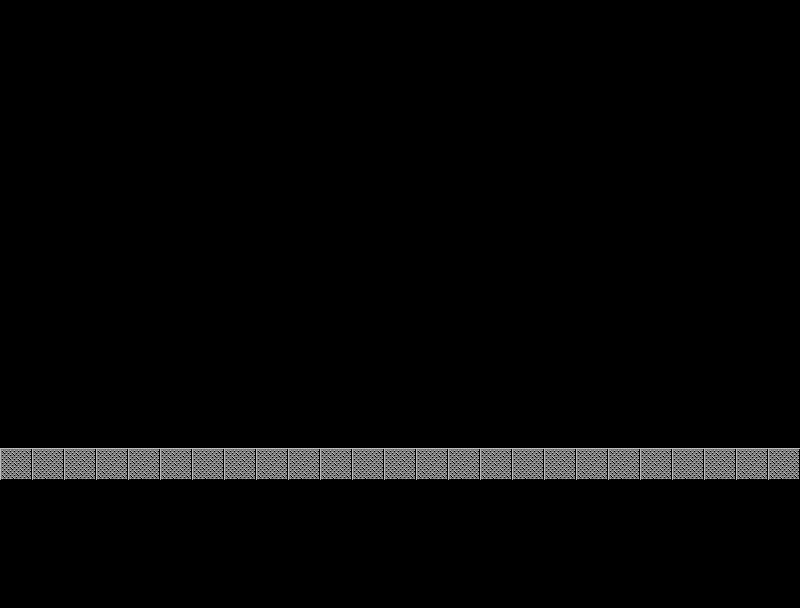

A 2D game scene composited from a Tiled map and its tileset images. What follows is a short description and the map's XML, with each tile layer's data collapsed to a summary:
An orthogonal 25x19 tile map with 32x32 px tiles, 1 tile layer (meta) and 7 objects (player, NPC_01, NPC_02, NPC_03, NPC_04, ...).

<map version="1.2" tiledversion="1.2.1" orientation="orthogonal" renderorder="left-down" width="25" height="19" tilewidth="32" tileheight="32" infinite="0" nextlayerid="6" nextobjectid="8">
 <tileset firstgid="1" source="block.tsx" />
 <objectgroup id="2" name="objects">
  <object id="1" name="player" x="57" y="540">
   <point />
  </object>
  <object id="2" name="NPC_01" x="92" y="480">
   <point />
  </object>
  <object id="3" name="NPC_02" x="204" y="480">
   <point />
  </object>
  <object id="4" name="NPC_03" x="343" y="480">
   <point />
  </object>
  <object id="5" name="NPC_04" x="567" y="480">
   <point />
  </object>
  <object id="6" name="NPC_05" x="699" y="480">
   <point />
  </object>
  <object id="7" name="portal" x="470" y="440">
   <point />
  </object>
 </objectgroup>
 <layer id="5" name="meta" width="25" height="19">
  <data>[475 cells, 25 non-empty, 1 distinct tile ids]</data>
 </layer>
</map>
